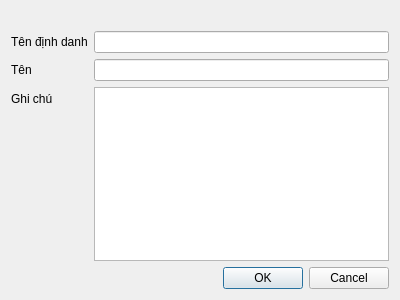
<?xml version="1.0" encoding="UTF-8"?>
<ui version="4.0">
 <class>DlgEditModel</class>
 <widget class="QDialog" name="DlgEditModel">
  <property name="geometry">
   <rect>
    <x>0</x>
    <y>0</y>
    <width>400</width>
    <height>300</height>
   </rect>
  </property>
  <property name="windowTitle">
   <string>Dialog</string>
  </property>
  <layout class="QVBoxLayout" name="verticalLayout">
   <item>
    <widget class="QLabel" name="lblTitle">
     <property name="text">
      <string/>
     </property>
    </widget>
   </item>
   <item>
    <layout class="QFormLayout" name="formLayout">
     <item row="0" column="0">
      <widget class="QLabel" name="label">
       <property name="text">
        <string>Tên định danh</string>
       </property>
      </widget>
     </item>
     <item row="0" column="1">
      <widget class="QLineEdit" name="txtNameId"/>
     </item>
     <item row="1" column="0">
      <widget class="QLabel" name="label_2">
       <property name="text">
        <string>Tên</string>
       </property>
      </widget>
     </item>
     <item row="1" column="1">
      <widget class="QLineEdit" name="txtName"/>
     </item>
     <item row="2" column="0">
      <widget class="QLabel" name="label_3">
       <property name="text">
        <string>Ghi chú</string>
       </property>
      </widget>
     </item>
     <item row="2" column="1">
      <widget class="QPlainTextEdit" name="txtRemark"/>
     </item>
    </layout>
   </item>
   <item>
    <widget class="QDialogButtonBox" name="buttonBox">
     <property name="orientation">
      <enum>Qt::Horizontal</enum>
     </property>
     <property name="standardButtons">
      <set>QDialogButtonBox::Cancel|QDialogButtonBox::Ok</set>
     </property>
    </widget>
   </item>
  </layout>
 </widget>
 <resources/>
 <connections>
  <connection>
   <sender>buttonBox</sender>
   <signal>accepted()</signal>
   <receiver>DlgEditModel</receiver>
   <slot>accept()</slot>
   <hints>
    <hint type="sourcelabel">
     <x>248</x>
     <y>254</y>
    </hint>
    <hint type="destinationlabel">
     <x>157</x>
     <y>274</y>
    </hint>
   </hints>
  </connection>
  <connection>
   <sender>buttonBox</sender>
   <signal>rejected()</signal>
   <receiver>DlgEditModel</receiver>
   <slot>reject()</slot>
   <hints>
    <hint type="sourcelabel">
     <x>316</x>
     <y>260</y>
    </hint>
    <hint type="destinationlabel">
     <x>286</x>
     <y>274</y>
    </hint>
   </hints>
  </connection>
 </connections>
</ui>
